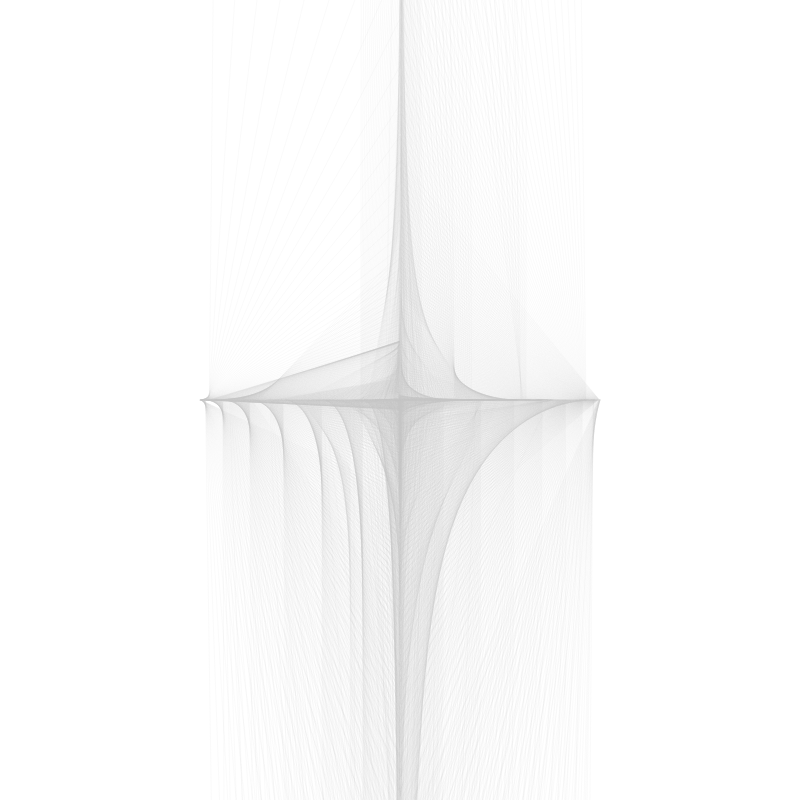
Frame 1 (no input)
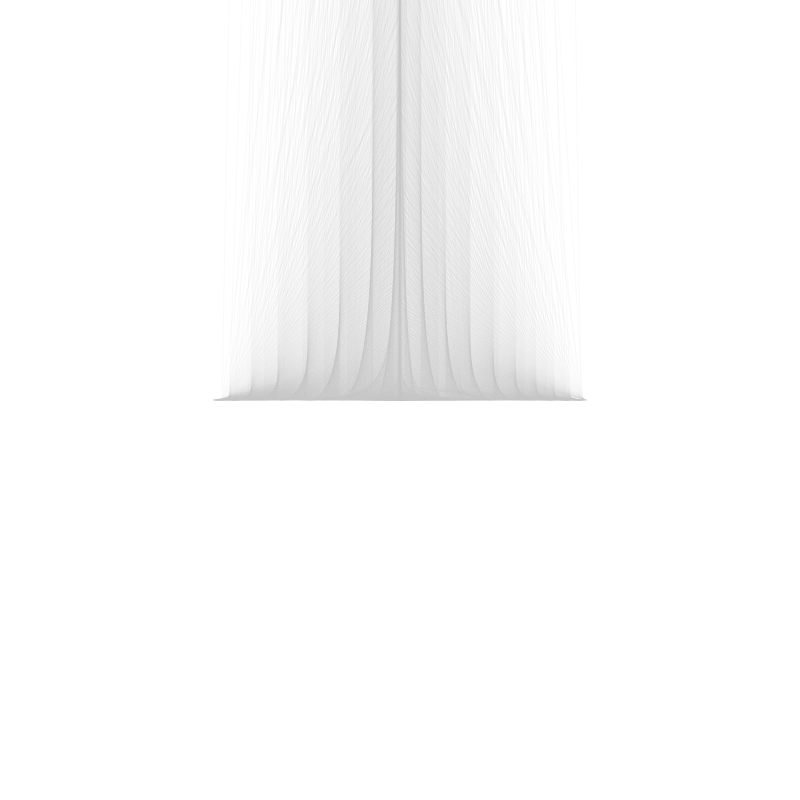
Frame 60 (no input)
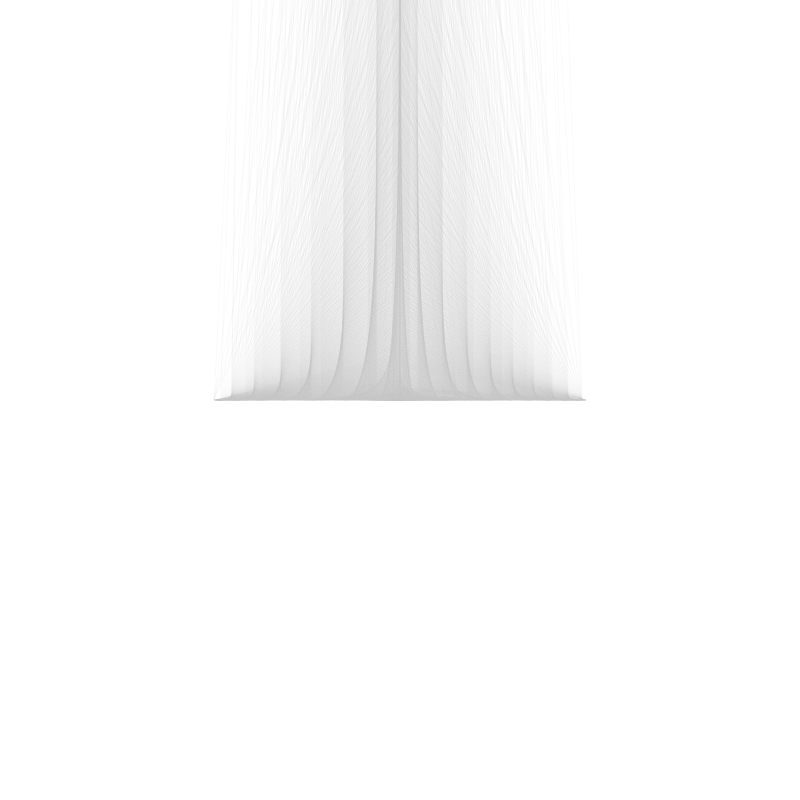
Frame 120 (the mouse pressed at the canvas centre since frame 60)

The p5.js sketch that drew these frames (run headless with seeded random() and noise() and a simulated clock; from frame 60 on, the mouse is pressed at the canvas centre):

// p5.js sketch
// ── sketch.js
let f = 0;
let h = 0;

function setup() {
	createCanvas((W = 800), W);
}

function draw() {
	background(256);
	translate((w = 400), w);
	stroke((D = 200), 22);
	switch (keyCode) {
		case UP_ARROW:
			for (i = 0; i < TAU; i += PI / 2048) {
				F = f + i;
				line(
					cos(D) % (tan(F + i) * D),
					sin(D) % (sin(i + f) * D),
					tan(cos(i) * sin(i - f)),
					tan(sin(i) * sin(i - f)) * tan(((F * i) % PI) / 2) * D
				);
				f = 10 * atan((h += 0.001)) + 0.01;
			}
			break;
		case DOWN_ARROW:
			for (i = 0; i < TAU; i += PI / 2048) {
				F = f + i;
				line(
					(cos(f) * D) % (tan(F + i) * D),
					(sin(f) * D) % (sin(i + f) * D),
					tan(cos(i) * sin(i - f)),
					tan(sin(i) * sin(i - f)) * tan(((F * i) % PI) / 2) * D
				);
				f = 10 * atan((h += 0.001)) + 0.01;
			}
			break;
		case LEFT_ARROW:
			for (i = 0; i < TAU; i += PI / 2048) {
				F = f + i;
				line(
					(cos(i) * D) % (tan(F + i) * D),
					(sin(i) * D) % (sin(i + f) * D),
					tan(cos(i) * sin(i - f)),
					tan(sin(i) * sin(i - f)) * tan(((F * i) % PI) / 2) * D
				);
				f = 10 * atan((h += 0.001)) + 0.01;
			}
			break;
		case RIGHT_ARROW:
			for (i = 0; i < TAU; i += PI / 2048) {
				F = f + i;
				line(
					(cos(i) * D) % (tan(F + i) * D),
					(sin(i) * D) % (sin(i + f) * D),
					tan(cos(i) * sin(i - f)),
					tan(sin(i) * sin(i - f)) * tan(((F * i) % PI) / 2) * D
				);
				f = 10 * atan((h += 0.001)) + 0.01;
			}
			break;
		default:
			for (i = 0; i < TAU; i += PI / 2048) {
				F = f + i;
				line(
					(cos(f + i) * D) % (tan(F + i) * D),
					(sin(f + i) * D) % (sin(i + f) * D),
					tan(cos(i) * sin(i - f)),
					tan(sin(i) * sin(i - f)) * tan(((F * i) % PI) / 2) * D
				);
				f = 10 * atan((h += 0.001)) + 0.01;
			}
	}
}

function keyPressed() {
	h = 0;
	f = 0;
	clear();
}
